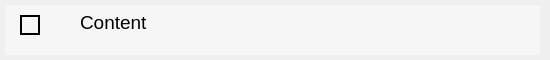
<?xml version="1.0" encoding="UTF-8"?>
<ui version="4.0">
 <class>todolistitem</class>
 <widget class="QWidget" name="todolistitem">
  <property name="geometry">
   <rect>
    <x>0</x>
    <y>0</y>
    <width>550</width>
    <height>60</height>
   </rect>
  </property>
  <property name="windowTitle">
   <string>Form</string>
  </property>
  <widget class="QLabel" name="background">
   <property name="geometry">
    <rect>
     <x>5</x>
     <y>5</y>
     <width>535</width>
     <height>50</height>
    </rect>
   </property>
   <property name="styleSheet">
    <string notr="true">background-color: rgb(246, 246, 246);
border-style: solid;
border-radius: 1em;</string>
   </property>
   <property name="text">
    <string/>
   </property>
  </widget>
  <widget class="QPushButton" name="finishButton">
   <property name="geometry">
    <rect>
     <x>20</x>
     <y>15</y>
     <width>20</width>
     <height>20</height>
    </rect>
   </property>
   <property name="styleSheet">
    <string notr="true">border-style: solid;
border-radius: 0.5em;
border-width: 2px;
border-color: black;
background-color: rgb(246, 246, 246);</string>
   </property>
   <property name="text">
    <string/>
   </property>
  </widget>
  <widget class="QLabel" name="contentLabel">
   <property name="geometry">
    <rect>
     <x>80</x>
     <y>5</y>
     <width>440</width>
     <height>35</height>
    </rect>
   </property>
   <property name="font">
    <font>
     <pointsize>14</pointsize>
    </font>
   </property>
   <property name="styleSheet">
    <string notr="true">background-color: white;
background-color: rgb(246, 246, 246);
</string>
   </property>
   <property name="text">
    <string>Content</string>
   </property>
  </widget>
 </widget>
 <resources/>
 <connections/>
</ui>
